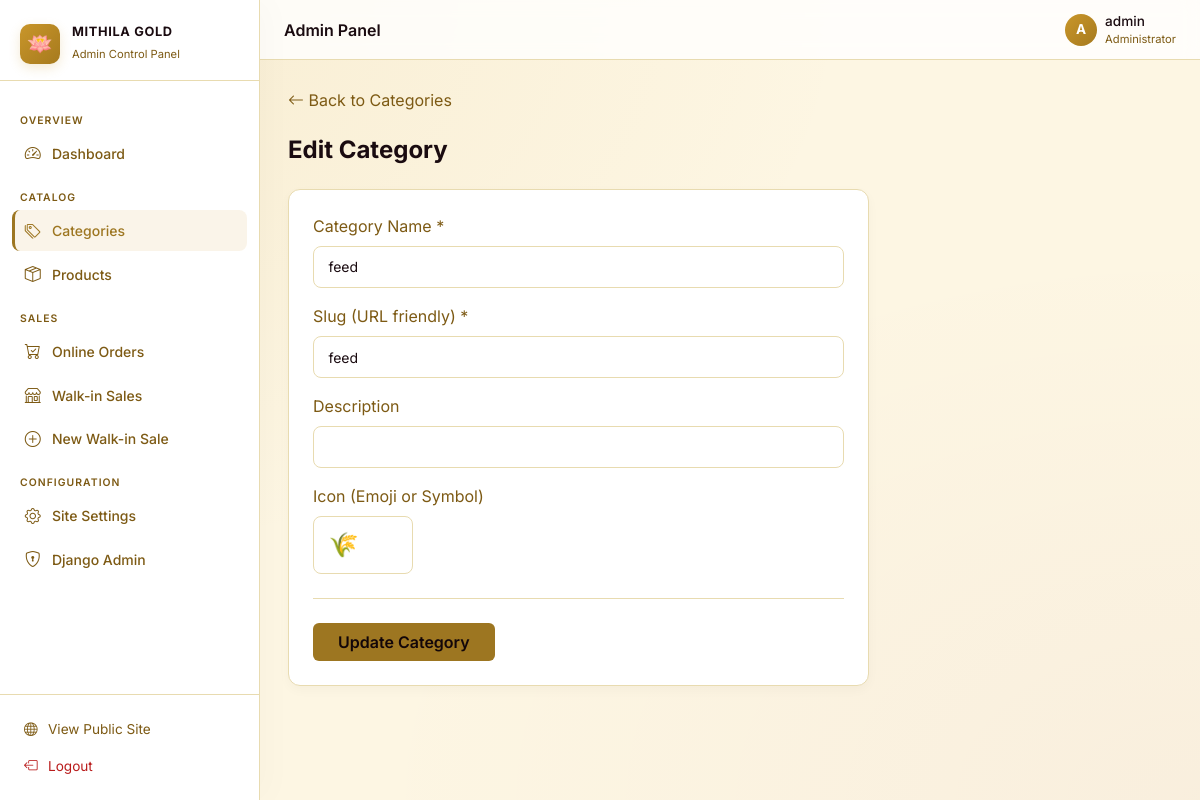
Screenshot of /dashboard/categories/2/edit/ (signed in) with the database file from the repository.
### store/models.py (models this page shows, shortened)
class Category(models.Model):
    name = models.CharField(max_length=100, unique=True)
    slug = models.SlugField(unique=True)
    description = models.CharField(max_length=200, blank=True)
    icon = models.CharField(max_length=100, default='📌')  # emoji icon for display
    class Meta:
        verbose_name_plural = 'Categories'
        ordering = ['name']

### store/views.py (the view, shortened to what this page needs)
# urls.py: path('dashboard/categories/<int:pk>/edit/', views.admin_categories_edit, name='admin_categories_edit'),
@login_required
def admin_categories_edit(request, pk):
    if not request.user.is_staff:
        return render(request, 'admin_custom/access_denied.html', status=403)
    category = get_object_or_404(Category, pk=pk)
    context = {
        'category': category,
        'page_title': f'Edit Category — {category.name}',
    }
    return render(request, 'admin_custom/categories_edit.html', context)

### store/context_processors.py (called while the page is built)
def site_settings(request):
    return {'site_settings': SiteSettings.get_settings()}

def cart_count(request):
    cart = request.session.get('cart', {})
    count = sum(item.get('quantity', 0) for item in cart.values())
    return {'cart_count': count}

def categories_processor(request):
    return {'categories': Category.objects.all()}

### store/models.py (called while the page is built)
    @classmethod
    def get_settings(cls):
        obj, _ = cls.objects.get_or_create(pk=1)
        return obj

### templates/admin_custom/categories_edit.html (shortened to what this page needs)
{% extends 'admin_custom/base_admin.html' %}
{% block content %}
<div class="mb-4">
  <a href="{% url 'store:admin_categories_list' %}" class="text-decoration-none" style="color:var(--admin-muted);">
    <i class="bi bi-arrow-left"></i> Back to Categories
  </a>
</div>
<h2 class="h4 mb-4 fw-bold">Edit Category</h2>
<div class="row">
  <div class="col-lg-8">
    <div class="adm-card p-4">
      <form action="" method="post">
        <div class="mb-3">
          <label class="form-label" style="color:var(--admin-muted);">Category Name *</label>
          <input type="text" name="name" class="form-control adm-input" required value="{{ category.name }}">
        </div>
        <div class="mb-3">
          <label class="form-label" style="color:var(--admin-muted);">Slug (URL friendly) *</label>
          <input type="text" name="slug" class="form-control adm-input" required value="{{ category.slug }}">
        </div>
        <div class="mb-3">
          <label class="form-label" style="color:var(--admin-muted);">Description</label>
          <input type="text" name="description" class="form-control adm-input" value="{{ category.description }}">
        </div>
        <div class="mb-4">
          <label class="form-label" style="color:var(--admin-muted);">Icon (Emoji or Symbol)</label>
          <input type="text" name="icon" class="form-control adm-input" required value="{{ category.icon }}" style="font-size:1.5rem; width:100px;">
        </div>
        <div class="border-top pt-4" style="border-color: var(--admin-border) !important;">
          <button type="submit" class="btn px-4" style="background:var(--admin-accent); color:#120609; font-weight:600;">Update Category</button>
        </div>
      </form>
    </div>
  </div>
</div>
{% endblock %}

### templates/admin_custom/base_admin.html (shortened to what this page needs)
{% load static %}
<!DOCTYPE html>
<html lang="en">
<head>
  <link href="https://cdn.jsdelivr.net/npm/bootstrap@5.3.2/dist/css/bootstrap.min.css" rel="stylesheet">
  <link href="https://cdn.jsdelivr.net/npm/bootstrap-icons@1.11.3/font/bootstrap-icons.css" rel="stylesheet">
</head>
<body>
<aside class="adm-sidebar" id="adminSidebar">
  <div class="adm-sidebar-header">
    <div class="adm-logo-ring">🪷</div>
    <div class="adm-brand">
      <h6>Mithila Gold</h6>
      <span>Admin Control Panel</span>
    </div>
  </div>
  <nav class="adm-nav">
    <div class="adm-nav-section">Overview</div>
    <a href="{% url 'store:admin_dashboard' %}" class="{% if request.resolver_match.url_name == 'admin_dashboard' %}active{% endif %}">
      <i class="bi bi-speedometer2"></i> Dashboard
    </a>
    <div class="adm-nav-section">Catalog</div>
    <a href="{% url 'store:admin_categories_list' %}" class="{% if 'admin_categories' in request.resolver_match.url_name %}active{% endif %}">
      <i class="bi bi-tags"></i> Categories
    </a>
    <a href="{% url 'store:admin_products_list' %}" class="{% if 'admin_products' in request.resolver_match.url_name %}active{% endif %}">
      <i class="bi bi-box-seam"></i> Products
    </a>
    <div class="adm-nav-section">Sales</div>
    <a href="{% url 'store:admin_orders_list' %}" class="{% if 'admin_order' in request.resolver_match.url_name %}active{% endif %}">
      <i class="bi bi-cart-check"></i> Online Orders
    </a>
    <a href="{% url 'store:admin_sales_list' %}" class="{% if request.resolver_match.url_name == 'admin_sales_list' %}active{% endif %}">
      <i class="bi bi-shop"></i> Walk-in Sales
    </a>
    <a href="{% url 'store:admin_sales_add' %}" class="{% if request.resolver_match.url_name == 'admin_sales_add' %}active{% endif %}">
      <i class="bi bi-plus-circle"></i> New Walk-in Sale
    </a>
    <div class="adm-nav-section">Configuration</div>
    <a href="{% url 'store:admin_settings' %}" class="{% if request.resolver_match.url_name == 'admin_settings' %}active{% endif %}">
      <i class="bi bi-gear"></i> Site Settings
    </a>
    <a href="/admin/" target="_blank">
      <i class="bi bi-shield-lock"></i> Django Admin
    </a>
  </nav>
  <div class="adm-sidebar-footer">
    <a href="{% url 'store:home' %}">
      <i class="bi bi-globe"></i> View Public Site
    </a>
    <form action="{% url 'store:logout' %}" method="post" style="margin:0">
      <button type="submit" style="background:none;border:none;width:100%;text-align:left;padding:0">
        <a href="#" onclick="this.closest('form').submit();return false;" style="color:var(--admin-red)">
          <i class="bi bi-box-arrow-left"></i> Logout
        </a>
      </button>
    </form>
  </div>
</aside>
<div class="adm-main">
  <header class="adm-topbar">
    <div class="d-flex align-items-center gap-3">
      <span class="page-heading">{% block page_heading %}Admin Panel{% endblock %}</span>
    </div>
    <div class="adm-user">
      <div class="adm-user-avatar">{{ user.first_name|default:user.username|slice:":1"|upper }}</div>
      <div class="d-none d-sm-block">
        <div class="adm-user-name">{{ user.first_name|default:user.username }}</div>
        <div class="adm-user-role">Administrator</div>
      </div>
    </div>
  </header>
  <main class="adm-content">
    {% block content %}{% endblock %}
  </main>
</div>
</body>
</html>

### templates/admin_custom/base_admin.html (style rules this page uses)
:root { --admin-bg: #FDF6E3; --admin-sidebar: #ffffff; --admin-sidebar-hover: #fcf8ee; --admin-sidebar-active: #C9962A; --admin-border: #e8dbb0; --admin-accent: #9d7621; --admin-accent-soft: rgba(201,150,42, 0.1); --admin-text: #1a0b10; --admin-muted: #7d5a14; --admin-card: #ffffff; --admin-card-hover: #fafafa; --admin-green: #15803d; --admin-blue: #1d4ed8; --admin-red: #b91c1c; --admin-purple: #7e22ce; --sidebar-w: 260px; }
*, *::before, *::after { box-sizing: border-box; }
body { margin: 0; font-family: 'Inter', sans-serif; background: var(--admin-bg); background-image: radial-gradient(at 0% 0%, rgba(201,150,42,0.1) 0px, transparent 50%), radial-gradient(at 100% 100%, rgba(122,12,46,0.03) 0px, transparent 50%); color: var(--admin-text); min-height: 100vh; display: flex; overflow-x: hidden; }
.adm-sidebar { width: var(--sidebar-w); min-height: 100vh; background: var(--admin-sidebar); border-right: 1px solid var(--admin-border); display: flex; flex-direction: column; position: fixed; top: 0; left: 0; z-index: 100; transition: transform .25s ease; box-shadow: 10px 0 30px rgba(0,0,0,0.02); }
.adm-sidebar-header { padding: 1.5rem 1.25rem 1rem; border-bottom: 1px solid var(--admin-border); display: flex; align-items: center; gap: .75rem; }
.adm-logo-ring { width: 40px; height: 40px; border-radius: 10px; background: linear-gradient(135deg, #C9962A, #A67A1E); display: flex; align-items: center; justify-content: center; font-size: 1.3rem; flex-shrink: 0; box-shadow: 0 4px 12px rgba(201,150,42,.2); }
.adm-brand h6 { margin: 0; font-size: .8rem; font-weight: 700; color: var(--admin-text); letter-spacing: .05em; text-transform: uppercase; }
.adm-brand span { font-size: .7rem; color: var(--admin-muted); }
.adm-nav { padding: 1rem .75rem; flex: 1; overflow-y: auto; }
.adm-nav-section { font-size: .65rem; font-weight: 600; color: var(--admin-muted); text-transform: uppercase; letter-spacing: .1em; padding: .5rem .5rem .25rem; margin-top: .5rem; }
.adm-nav a { display: flex; align-items: center; gap: .65rem; padding: .55rem .75rem; border-radius: 8px; color: var(--admin-muted); text-decoration: none; font-size: .875rem; font-weight: 500; transition: all .15s ease; margin-bottom: 2px; }
.adm-nav a i { font-size: 1rem; width: 1.1rem; text-align: center; }
.adm-nav a.active { background: var(--admin-accent-soft); color: var(--admin-accent); border-left: 3px solid var(--admin-accent); padding-left: calc(.75rem - 3px); }
.adm-nav a.active i { color: var(--admin-accent); }
.adm-sidebar-footer { padding: 1rem .75rem; border-top: 1px solid var(--admin-border); }
.adm-sidebar-footer a { display: flex; align-items: center; gap: .65rem; padding: .5rem .75rem; border-radius: 8px; color: var(--admin-muted); text-decoration: none; font-size: .85rem; transition: all .15s ease; }
.adm-main { margin-left: var(--sidebar-w); flex: 1; min-height: 100vh; display: flex; flex-direction: column; }
.adm-topbar { height: 60px; padding: 0 1.5rem; background: rgba(255, 255, 255, 0.8); backdrop-filter: blur(10px); border-bottom: 1px solid var(--admin-border); display: flex; align-items: center; justify-content: space-between; position: sticky; top: 0; z-index: 50; }
.adm-topbar .page-heading { font-size: 1rem; font-weight: 600; color: var(--admin-text); }
.adm-topbar .adm-user { display: flex; align-items: center; gap: .5rem; }
.adm-topbar .adm-user-avatar { width: 32px; height: 32px; border-radius: 50%; background: linear-gradient(135deg, #C9962A, #A67A1E); display: flex; align-items: center; justify-content: center; font-size: .85rem; font-weight: 700; color: #ffffff; }
.adm-topbar .adm-user-name { font-size: .85rem; font-weight: 500; color: var(--admin-text); }
.adm-topbar .adm-user-role { font-size: .7rem; color: var(--admin-muted); }
.adm-content { padding: 1.75rem; flex: 1; }
.adm-card { background: var(--admin-card); border: 1px solid var(--admin-border); border-radius: 12px; overflow: hidden; box-shadow: 0 4px 12px rgba(0,0,0,0.03); }
.adm-input, .adm-select, .adm-textarea { width: 100%; padding: .6rem .9rem; background: #ffffff; border: 1px solid var(--admin-border); border-radius: 8px; color: var(--admin-text); font-family: 'Inter', sans-serif; font-size: .875rem; outline: none; transition: all .15s ease; }
.adm-input::placeholder { color: #b0a89a; }

### rows the page displays
Category: name "feed", slug "feed", icon "🌾"

### other values shown
{{ user.first_name|default:user.username|slice:":1"|upper }} "A"
{{ user.first_name|default:user.username }} "admin"
